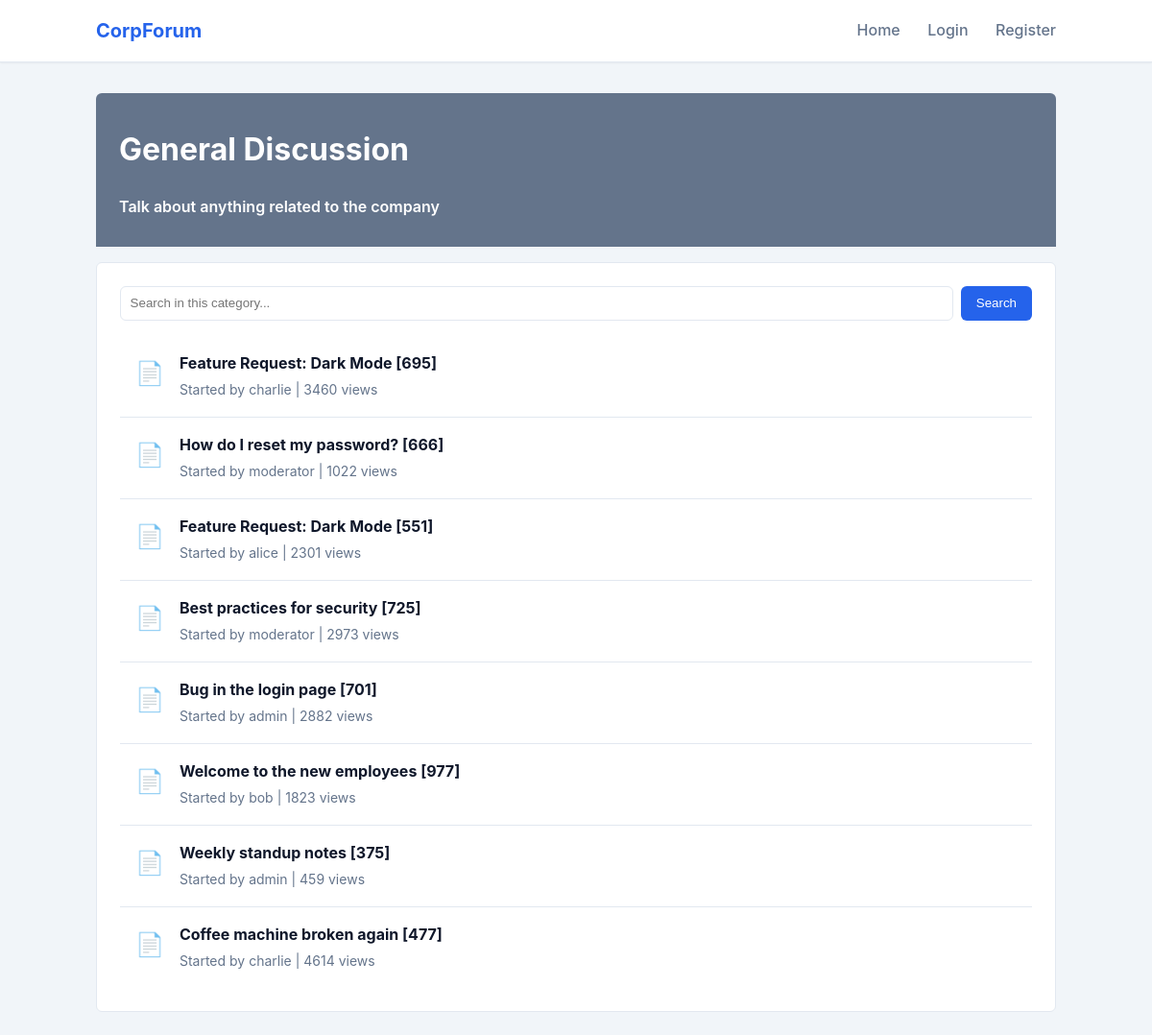
Page /category/general on the committed database.
### tables this page shows
CREATE TABLE categories (
    id INTEGER PRIMARY KEY AUTOINCREMENT,
    name TEXT NOT NULL,
    description TEXT,
    slug TEXT NOT NULL UNIQUE
);

CREATE TABLE threads (
    id INTEGER PRIMARY KEY AUTOINCREMENT,
    category_id INTEGER,
    user_id INTEGER,
    title TEXT NOT NULL,
    views INTEGER DEFAULT 0,
    is_pinned BOOLEAN DEFAULT 0,
    created_at TIMESTAMP DEFAULT CURRENT_TIMESTAMP,
    FOREIGN KEY (category_id) REFERENCES categories(id),
    FOREIGN KEY (user_id) REFERENCES users(id)
);

CREATE TABLE users (
    id INTEGER PRIMARY KEY AUTOINCREMENT,
    username TEXT NOT NULL UNIQUE,
    password TEXT NOT NULL,
    email TEXT,
    role TEXT DEFAULT 'user',
    reputation INTEGER DEFAULT 0,
    avatar TEXT,
    joined_at TIMESTAMP DEFAULT CURRENT_TIMESTAMP
);

### app2/app.py (the view)
@app.route('/category/<slug>')
def category_view(slug):
    db = get_db()
    cur = db.cursor()
    cur.execute("SELECT * FROM categories WHERE slug = ?", (slug,))
    category = cur.fetchone()
    if not category:
        return "Category not found", 404
    search_query = request.args.get('search')
    sql = f"""
        SELECT t.*, u.username
        FROM threads t
        JOIN users u ON t.user_id = u.id
        WHERE t.category_id = {category['id']}
    """
    if search_query:
        sql += f" AND (t.title LIKE '%{search_query}%')"
    sql += " ORDER BY t.is_pinned DESC, t.created_at DESC"
    try:
        cur.execute(sql)
        threads = cur.fetchall()
    except Exception as e:
        return f"Database Error: {e}"
    return render_template('category.html', category=category, threads=threads)

### app2/app.py (called while the page is built)
def get_db():
    db = getattr(g, '_database', None)
    if db is None:
        db = g._database = sqlite3.connect(app.config['DATABASE'])
        db.row_factory = sqlite3.Row
    return db

@app.teardown_appcontext
def close_connection(exception):
    db = getattr(g, '_database', None)
    if db is not None:
        db.close()

@app.context_processor
def inject_user():
    user = None
    if 'user_id' in session:
        cur = get_db().cursor()
        cur.execute("SELECT * FROM users WHERE id = ?", (session['user_id'],))
        user = cur.fetchone()
    return dict(current_user=user)

### app2/templates/category.html (shortened to what this page needs)
{% extends "base.html" %}
{% block content %}
<div class="category-header">
    <h1>{{ category['name'] }}</h1>
    <p>{{ category['description'] }}</p>
</div>
<div class="card" style="margin-top: 1rem;">
    <form method="GET" class="input-group" style="display: flex; gap: 0.5rem;">
        <input type="text" name="search" placeholder="Search in this category..." class="input-control">
        <button type="submit" class="btn">Search</button>
    </form>
    {% for thread in threads %}
    <div class="thread-item">
        <div class="thread-icon">{{ '📌' if thread['is_pinned'] else '📄' }}</div>
        <div class="thread-content">
            <h4><a href="{{ url_for('thread_view', thread_id=thread['id']) }}">{{ thread['title'] | safe }}</a></h4>
            <div class="thread-meta">
                Started by {{ thread['username'] }} | {{ thread['views'] }} views
            </div>
        </div>
    </div>
    {% else %}
    <p style="padding: 1rem; color: #64748b;">No discussions found.</p>
    {% endfor %}
</div>
{% endblock %}

### app2/static/css/style.css (style rules this page uses)
:root { --primary: #2563eb; --primary-dark: #1d4ed8; --secondary: #64748b; --bg-body: #f1f5f9; --bg-card: #ffffff; --text-main: #0f172a; --text-muted: #64748b; --border: #e2e8f0; --radius: 6px; }
body { font-family: -apple-system, BlinkMacSystemFont, "Segoe UI", Roboto, Helvetica, Arial, sans-serif; background-color: var(--bg-body); color: var(--text-main); line-height: 1.6; margin: 0; }
.card { background: var(--bg-card); border: 1px solid var(--border); border-radius: var(--radius); padding: 1.5rem; margin-bottom: 1.5rem; }
.btn { display: inline-block; padding: 0.5rem 1rem; background-color: var(--primary); color: white; text-decoration: none; border-radius: var(--radius); border: none; cursor: pointer; font-weight: 500; }
.input-group { margin-bottom: 1rem; }
.input-control { width: 100%; padding: 0.6rem; border: 1px solid var(--border); border-radius: var(--radius); box-sizing: border-box; }
.category-header { background: var(--secondary); color: white; padding: 0.75rem 1.5rem; border-radius: var(--radius) var(--radius) 0 0; font-weight: 600; }
.thread-item { padding: 1rem; border-bottom: 1px solid var(--border); display: flex; gap: 1rem; }
.thread-item:last-child { border-bottom: none; }
.thread-icon { font-size: 1.5rem; color: var(--text-muted); padding-top: 0.25rem; }
.thread-content h4 { margin: 0 0 0.25rem 0; }
.thread-content h4 a { text-decoration: none; color: var(--text-main); }
.thread-meta { font-size: 0.875rem; color: var(--text-muted); }

### rows in the picture
categories: name "General Discussion", description "Talk about anything related to the company"
threads: is_pinned "📄", title "Feature Request: Dark Mode [695]", username "charlie", views "3460"
threads: is_pinned "📄", title "How do I reset my password? [666]", username "moderator", views "1022"
threads: is_pinned "📄", title "Feature Request: Dark Mode [551]", username "alice", views "2301"
threads: is_pinned "📄", title "Best practices for security [725]", username "moderator", views "2973"
threads: is_pinned "📄", title "Bug in the login page [701]", username "admin", views "2882"
threads: is_pinned "📄", title "Welcome to the new employees [977]", username "bob", views "1823"
threads: is_pinned "📄", title "Weekly standup notes [375]", username "admin", views "459"
threads: is_pinned "📄", title "Coffee machine broken again [477]", username "charlie", views "4614"
